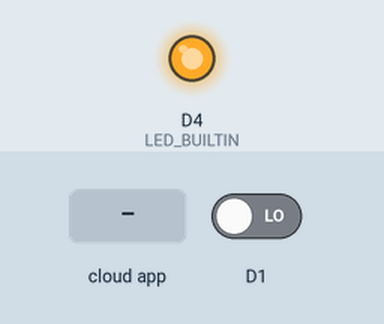
A sketch run on a simulated ESP8266 (NodeMCU). Parts: output pins drawn as LEDs (lit = HIGH, except the on-board LED, lit = LOW). The inputs (shaded band) are chosen by the test bench; at power-on: D1 LOW. WiFi joins after 1.5 s; servers stay silent unless stated; the Firebase database answers and starts empty; what the sketch prints to the serial monitor is not drawn.

Above: at 4.0 s.
4.1 s: D1 driven HIGH
At 5.0 s:
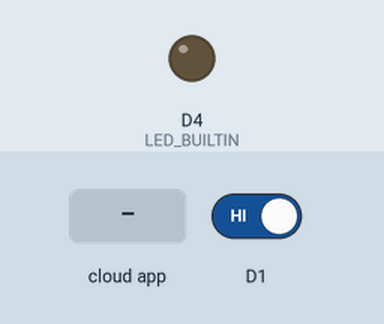
5.6 s: the phone or cloud app sets dstatus to 0
7.1 s: the phone or cloud app sets dstatus to 1
Timing chart, 0 to 10.1 s (numbered marks = the images above; inputs shaded):
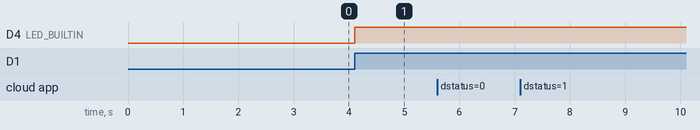

Measured:
- after the input at 4.1 s, D4 (LED_BUILTIN): LOW → HIGH at once
- after the input at 5.6 s, every drawn part: stays the same
- after the input at 7.1 s, every drawn part: stays the same

The sketch:

firebase-iot-automation.ino
```cpp
#include "connect_wifi.h"
#include "connect_firebase.h"
#define USER_EMAIL "samiot@gmail.com"
#define USER_PASSWORD "nopassword"

void callbackOut(int pin, int state, bool viaCloud)
{
  Serial.printf("Pin: %d, State: %d, Via Cloud: %s\n", pin, state, viaCloud ? "true" : "false");
  if (viaCloud)
  {
    digitalWrite(pin, state);
  }
}

void setup()
{
  pinMode(D1, INPUT);
  pinMode(LED_BUILTIN, OUTPUT);
  Serial.begin(9600);
  connectWifi(WIFI_SSID, WIFI_PASSWORD);
  connectFirebase(USER_EMAIL, USER_PASSWORD);
  get(callbackOut);
  listen(callbackOut);
  delay(1000);
}

int state_d1 = LOW;
bool is_d1 = true;

void loop()
{
  handleInputs(pinPaths[0], state_d1, is_d1);
}

void handleInputs(String pinPath, int &state, bool &inPin)
{
  int newState = digitalRead(D1);
  if (newState == HIGH && inPin == true)
  {
    inPin = false;
    state = state == LOW ? HIGH : LOW;
    Serial.print(newState);
    Serial.println(state);
    digitalWrite(getPin(pinPath), state);
    pushStatus(pinPath, state);
    delay(300);
  }
  else if (newState == LOW)
  {
    inPin = true;
  }
}
```

connect_firebase.h
```cpp
// https://github.com/mobizt/Firebase-ESP-Client
// Firebase Arduiono Client Library for ESP8266 and ESP32
// Version : 4.4.14
#pragma once
#include <Firebase_ESP_Client.h>
#include <addons/TokenHelper.h>
#include <addons/RTDBHelper.h>
#include "config.h"
#include "pin_map.h"

FirebaseData stream;
FirebaseData fbdo;

FirebaseAuth auth;
FirebaseConfig config;

void connectFirebase(String userEmail, String userPassword)
{
  Serial.printf("Firebase Client v%s\n\n", FIREBASE_CLIENT_VERSION);

  config.api_key = API_KEY;
  config.database_url = DATABASE_URL;

  auth.user.email = userEmail;
  auth.user.password = userPassword;

  config.token_status_callback = tokenStatusCallback; // see addons/TokenHelper.h

  Firebase.begin(&config, &auth);
  Firebase.reconnectWiFi(true);

// Recommend for ESP8266 stream, adjust the buffer size to match your stream data size
#if defined(ESP8266)
  stream.setBSSLBufferSize(2048, 512);
#endif

  /** Timeout options, below is default config.

  //WiFi reconnect timeout (interval) in ms (10 sec - 5 min) when WiFi disconnected.
  config.timeout.wifiReconnect = 10 * 1000;

  //Socket begin connection timeout (ESP32) or data transfer timeout (ESP8266) in ms (1 sec - 1 min).
  config.timeout.socketConnection = 30 * 1000;

  //ESP32 SSL handshake in ms (1 sec - 2 min). This option doesn't allow in ESP8266 core library.
  config.timeout.sslHandshake = 2 * 60 * 1000;

  //Server response read timeout in ms (1 sec - 1 min).
  config.timeout.serverResponse = 10 * 1000;

  //RTDB Stream keep-alive timeout in ms (20 sec - 2 min) when no server's keep-alive event data received.
  config.timeout.rtdbKeepAlive = 45 * 1000;

  //RTDB Stream reconnect timeout (interval) in ms (1 sec - 1 min) when RTDB Stream closed and want to resume.
  config.timeout.rtdbStreamReconnect = 1 * 1000;

  //RTDB Stream error notification timeout (interval) in ms (3 sec - 30 sec). It determines how often the readStream
  //will return false (error) when it called repeatedly in loop.
  config.timeout.rtdbStreamError = 3 * 1000;

  */
}

/// -------------------------- DB operations -----------------------------------
struct ResultBox
{
  int pin;
  int status;
  bool viaCloud;
};

typedef void(ResultCallback)(int pin, int status, bool viaCloud);
ResultCallback *globalCallback;

void pushStatus(String pinPath, int status, bool viaCloud = false)
{
  Serial.printf("Pushing status... %s\n\n", Firebase.RTDB.setString(&fbdo, "/dstatus/" + pinPath, String(status) + "_" + String(viaCloud)) ? "OK" : fbdo.errorReason().c_str());
  globalCallback(getPin(pinPath), status, true);
}

void streamTimeoutCallback(bool timeout)
{
  if (timeout)
    Serial.println("stream timed out, resuming...\n");

  if (!stream.httpConnected())
    Serial.printf("error code: %d, reason: %s\n\n", stream.httpCode(), stream.errorReason().c_str());
}

ResultBox getResult(FirebaseStream data, bool forceViaCloud = false)
{
  Serial.print("XXXXX------- GOT Data -------XXXXX \n");
  Serial.printf("sream path, %s\nevent path, %s\ndata type, %s\nevent type, %s\n\n",
                data.streamPath().c_str(),
                data.dataPath().c_str(),
                data.dataType().c_str(),
                String(data.intData()));

  Serial.printf("Received stream payload size: %d (Max. %d)\n\n", data.payloadLength(), data.maxPayloadLength());
  if (data.dataType() == "string")
  {
    String payload = data.stringData();
    ResultBox result = {getPin(data.dataPath()), payload.substring(0, 1).toInt(), forceViaCloud ? true : payload.substring(2).toInt()};
    Serial.printf("streamPath: %s, status: %d, viaCloud: %s\n\n", data.dataPath(), result.status, result.viaCloud ? "true" : "false");
    Serial.printf("XXXXX------- Received Data -------XXXXX \n");
    return result;
  }
  return {-1, -1, false};
}

void streamCallbackListen(FirebaseStream data)
{
  if (data.dataType() == "json")
  {
    Serial.print("YYYYYY------- GOT Data -------YYYYYY \n");
    FirebaseJson &json = data.jsonObject();
    FirebaseJsonData result;
    for (int i = 0; i < pinPaths->length(); i++)
    {
      if (json.get(result, pinPaths[i].substring(1)))
      {
        if (result.type != "string" || result.stringValue.length() < 3)
        {
          continue;
        }
        String payload = result.stringValue;
        ResultBox resultBox = {pins[i], payload.substring(0, 1).toInt(), true};
        Serial.printf("streamPath: %s, status: %d, viaCloud: %s\n\n", pinPaths[i], resultBox.status, "true");
        globalCallback(resultBox.pin, resultBox.status, true);
      }
    }
    Serial.print("YYYYYY------- Received Data -------YYYYYY \n");
  }
  else
  {
    ResultBox result = getResult(data);
    if (result.pin != -1)
    {
      globalCallback(result.pin, result.status, result.viaCloud);
    }
  }
}

void listen(ResultCallback callback)
{
  globalCallback = callback;
  if (!Firebase.RTDB.beginStream(&stream, "/dstatus"))
    Serial.printf("sream begin error, %s\n\n", stream.errorReason().c_str());

  Firebase.RTDB.setStreamCallback(&stream, streamCallbackListen, streamTimeoutCallback);
}

void get(ResultCallback callback)
{
  globalCallback = callback;
  if (!Firebase.RTDB.get(&stream, "/dstatus"))
    Serial.printf("get error, %s\n\n", stream.errorReason().c_str());

  Firebase.RTDB.setStreamCallback(&stream, streamCallbackListen, streamTimeoutCallback);
}
```

connect_wifi.h
```cpp
#pragma once
#if defined(ESP32)
#include <WiFi.h>
#elif defined(ESP8266)
#include <ESP8266WiFi.h>
#endif

void connectWifi(String ssid, String password)
{
  WiFi.begin(ssid, password);
  Serial.print("Connecting to Wi-Fi");
  while (WiFi.status() != WL_CONNECTED)
  {
    Serial.print(".");
    delay(300);
  }
  Serial.println();
  Serial.print("Connected with IP: ");
  Serial.println(WiFi.localIP());
  Serial.println();
}
```

pin_map.h
```cpp
int pins[6] = {LED_BUILTIN, D2, D3, D4, D5, D6};
String pinPaths[6] = {"/builtin", "/d2", "/d3", "/d4", "/d5", "/d6"};

int getPin(String path) {
    for (int i = 0; i < 6; i++) {
        if (path == pinPaths[i]) {
            return pins[i];
        }
    }
    return -1;
}

int getStatus(int value) {
    return value == 0 ? LOW : HIGH;
}
```

example.config.h
```cpp
#define API_KEY "WEB_API_KEY"
#define DATABASE_URL "<db-name>.firebaseio.com"
#define WIFI_SSID "Wifi Name"
#define WIFI_PASSWORD "WifiPassword"
```
